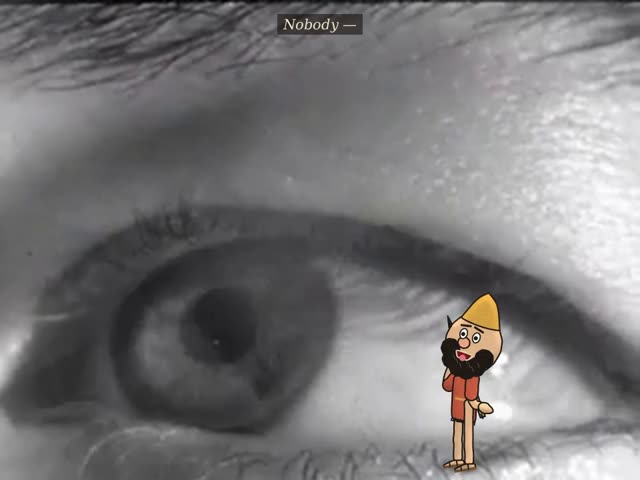
#> input picture 07-found-odyssey/tests/found-odyssey-drawn-tests.jpg, 640 x 480 px
$ python -i measure.py   (imports and definitions only)
#> lines starting #> are read from the running program, lines starting #| are printed output that depends on the picture; after the words box and inside, x2 and y2 are one past the last pixel; in counts of white or black regions, pixels touching at a corner belong together
#> further down, picture is the input picture: shape (480, 640, 3); mean B, G, R 119.6, 118.8, 120
"""Measure the registration circle for one image or clip frame.
  python3 measure.py <id-prefix> <still|clip> [t] [hint_cx hint_cy] [--out check.jpg]
Prints anchor (cx, cy normalised to source w/h) and r (normalised to source height),
choosing the Hough circle with the best rim support (nearest to the hint if given)."""
import cv2, json, sys, subprocess, numpy as np, os
HERE = os.path.dirname(os.path.abspath(__file__))
# [1 line not run here, left out]
def load(pref, kind, t=0.0):
    e = next(x for x in IDX if x['id'].startswith(pref))
    if kind == 'still': return e, cv2.imread(e['media']['still'])
    o = subprocess.run(['ffmpeg', '-v', 'error', '-ss', str(t), '-i', e['media'][kind], '-frames:v', '1', '-f', 'image2pipe', '-vcodec', 'png', '-'], capture_output=True).stdout
    return e, cv2.imdecode(np.frombuffer(o, np.uint8), 1)
def cands(img, p2=30):
#> called with p2 = 30
    g = cv2.medianBlur(cv2.cvtColor(img, cv2.COLOR_BGR2GRAY), 5); H, W = g.shape
#> after `H, W = g.shape`: H = 480; W = 640
    cs = cv2.HoughCircles(g, cv2.HOUGH_GRADIENT, dp=1.2, minDist=10, param1=110, param2=p2, minRadius=int(H*.08), maxRadius=int(H*.6))
#> cs = 28 rows, first 8: [276.6, 235.8, 212], [292.2, 233.4, 208], [287.4, 221.4, 195.9], [304.2, 245.4, 225.1], [273, 219, 217.3], [310.2, 256.2, 237], [359.4, 238.2, 235.6], [229.8, 145.8, 144.1]
    ed = cv2.dilate(cv2.Canny(g, 60, 140), None); out = []
#> after `ed = cv2.dilate(cv2.Canny(g, 60, 140), None)`:
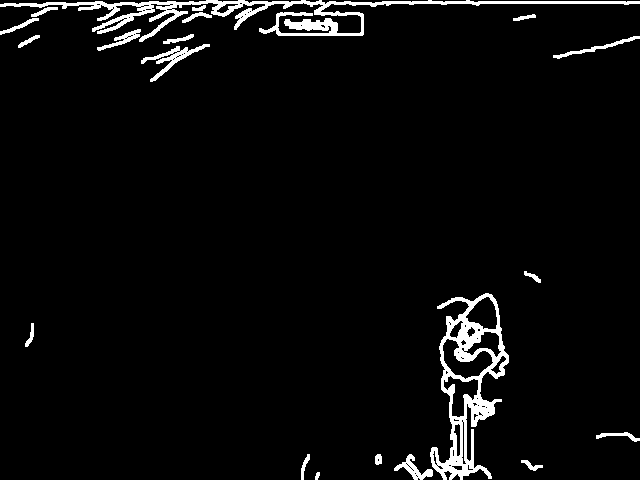
#> ed: shape (480, 640); 4% white; 20 white regions, largest, box (x1, y1, x2, y2) and area: (0, 0, 640, 42) 4885, (430, 293, 509, 480) 4499, (141, 44, 210, 82) 569
    for cx, cy, r in (cs[0][:25] if cs is not None else []):
        a = np.linspace(0, 2*np.pi, 120, endpoint=False); xs = (cx + r*np.cos(a)).astype(int); ys = (cy + r*np.sin(a)).astype(int)
        ok = (xs >= 0) & (xs < W) & (ys >= 0) & (ys < H)
        out.append((float((ed[ys[ok], xs[ok]] > 0).sum())/120, float(cx)/W, float(cy)/H, float(r)/H))
#> this loop made 25 passes
#> (cx, cy, r) on passes 1 to 12: (276.6, 235.8, 212), (292.2, 233.4, 208), (287.4, 221.4, 195.9), (304.2, 245.4, 225.1), (273, 219, 217.3), (310.2, 256.2, 237), (359.4, 238.2, 235.6), (229.8, 145.8, 144.1), (294.6, 89.4, 87.92), (196.2, 96.6, 94.28), (239.4, 153, 121.9), (563.4, 451.8, 112.6)
#> after the loop, out = 25 items, first 6: (0.108, 0.432, 0.491, 0.442), (0.133, 0.457, 0.486, 0.433), (0.133, 0.449, 0.461, 0.408), (0.108, 0.475, 0.511, 0.469), (0.117, 0.427, 0.456, 0.453), (0.075, 0.485, 0.534, 0.494)
    return out
# [13 lines not run here, left out]

>>> import cv2
>>> picture = cv2.imread('../../07-found-odyssey/tests/found-odyssey-drawn-tests.jpg')
>>> result = cands(picture)
#> result has the same summary as out in cands
